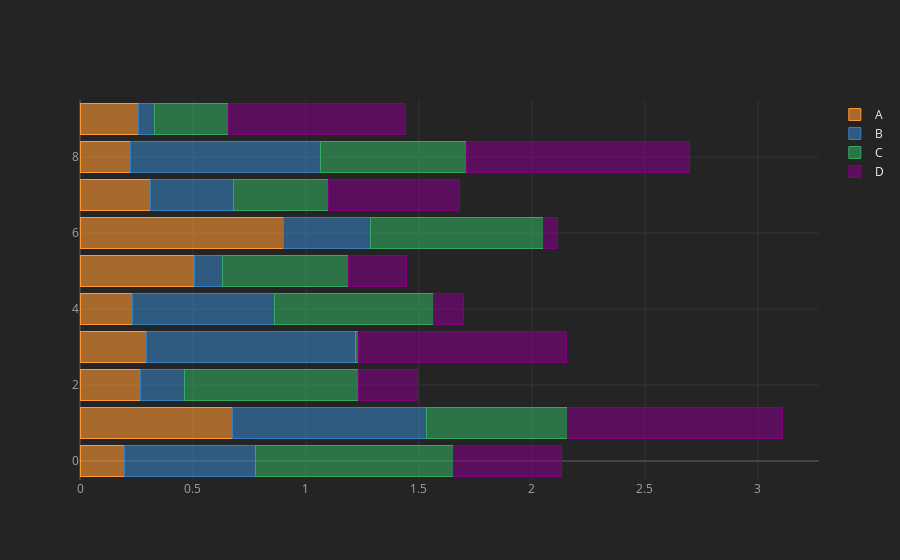

Notebook cell for this chart:
### Code cell
df.iplot(kind='barh', barmode='stack')

### Figure 1 — Plotly figure (JSON) as saved in the notebook; plotly's stock layout.template omitted (floating-point values rounded to 4 significant figures)
{"data": [{"marker": {"color": "rgba(255, 153, 51, 0.6)", "line": {"color": "rgba(255, 153, 51, 1.0)", "width": 1}}, "name": "A", "orientation": "h", "text": "", "type": "bar", "x": [0.1954, 0.674, 0.2681, 0.2948, 0.2336, 0.5066, 0.8988, 0.3099, 0.2229, 0.2599], "y": [0, 1, 2, 3, 4, 5, 6, 7, 8, 9]}, {"marker": {"color": "rgba(55, 128, 191, 0.6)", "line": {"color": "rgba(55, 128, 191, 1.0)", "width": 1}}, "name": "B", "orientation": "h", "text": "", "type": "bar", "x": [0.583, 0.8607, 0.1947, 0.9244, 0.6254, 0.1258, 0.3865, 0.371, 0.8408, 0.07174], "y": [0, 1, 2, 3, 4, 5, 6, 7, 8, 9]}, {"marker": {"color": "rgba(50, 171, 96, 0.6)", "line": {"color": "rgba(50, 171, 96, 1.0)", "width": 1}}, "name": "C", "orientation": "h", "text": "", "type": "bar", "x": [0.8741, 0.6231, 0.7715, 0.01494, 0.707, 0.5574, 0.764, 0.4195, 0.6461, 0.3241], "y": [0, 1, 2, 3, 4, 5, 6, 7, 8, 9]}, {"marker": {"color": "rgba(128, 0, 128, 0.6)", "line": {"color": "rgba(128, 0, 128, 1.0)", "width": 1}}, "name": "D", "orientation": "h", "text": "", "type": "bar", "x": [0.4797, 0.9489, 0.2576, 0.9167, 0.1304, 0.2553, 0.06228, 0.5805, 0.9878, 0.7843], "y": [0, 1, 2, 3, 4, 5, 6, 7, 8, 9]}], "layout": {"barmode": "stack", "legend": {"bgcolor": "#242424", "font": {"color": "#F4F4F4"}, "traceorder": "normal"}, "paper_bgcolor": "#242424", "plot_bgcolor": "#242424", "title": {"font": {"color": "#F4F4F4"}}, "xaxis": {"gridcolor": "#343434", "showgrid": true, "tickfont": {"color": "#A4A4A4"}, "title": {"font": {"color": "#A4A4A4"}, "text": ""}, "zerolinecolor": "#444444"}, "yaxis": {"gridcolor": "#343434", "showgrid": true, "tickfont": {"color": "#A4A4A4"}, "title": {"font": {"color": "#A4A4A4"}, "text": ""}, "zerolinecolor": "#444444"}}}
